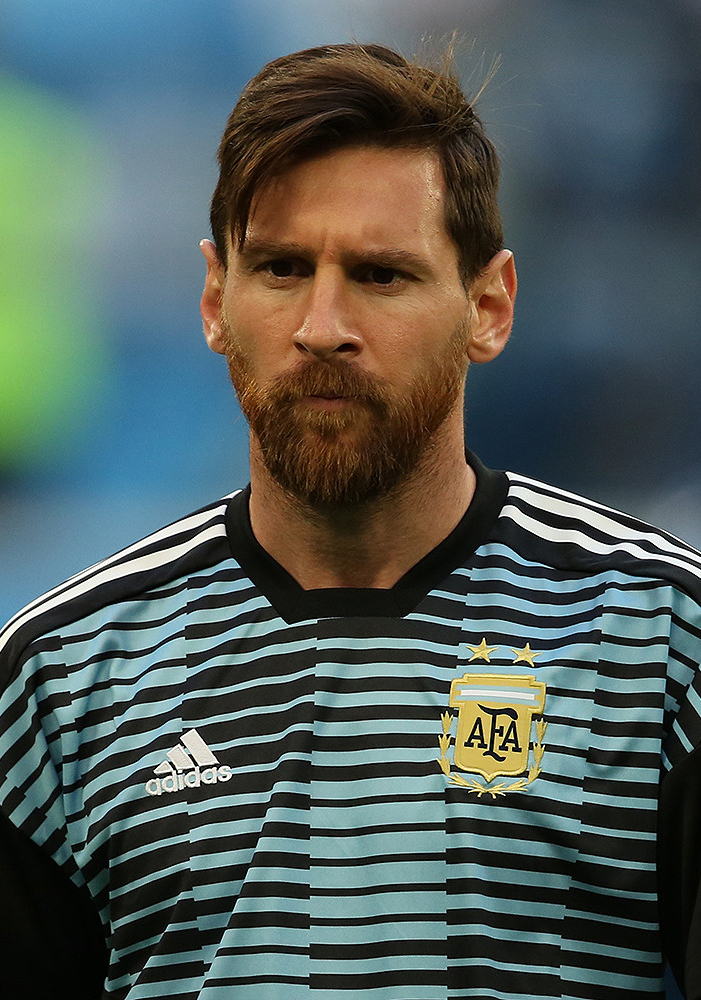
#> input picture Lionel_Messi.jpg, 701 x 1000 px; its folder holds only this picture in this run
$ python main.py
#> lines starting #> are read from the running program, lines starting #| are printed output that depends on the picture; after the words box and inside, x2 and y2 are one past the last pixel; in counts of white or black regions, pixels touching at a corner belong together
import cv2, glob

images = glob.glob("*.jpg")

detect = cv2.CascadeClassifier("haarcascade_frontalface_default.xml")

for image in images:
    img = cv2.imread(image)
#> img is the input picture: shape (1000, 701, 3); mean B, G, R 89.1, 92.7, 81.2
    grey_img = cv2.cvtColor(img, cv2.COLOR_BGR2GRAY)
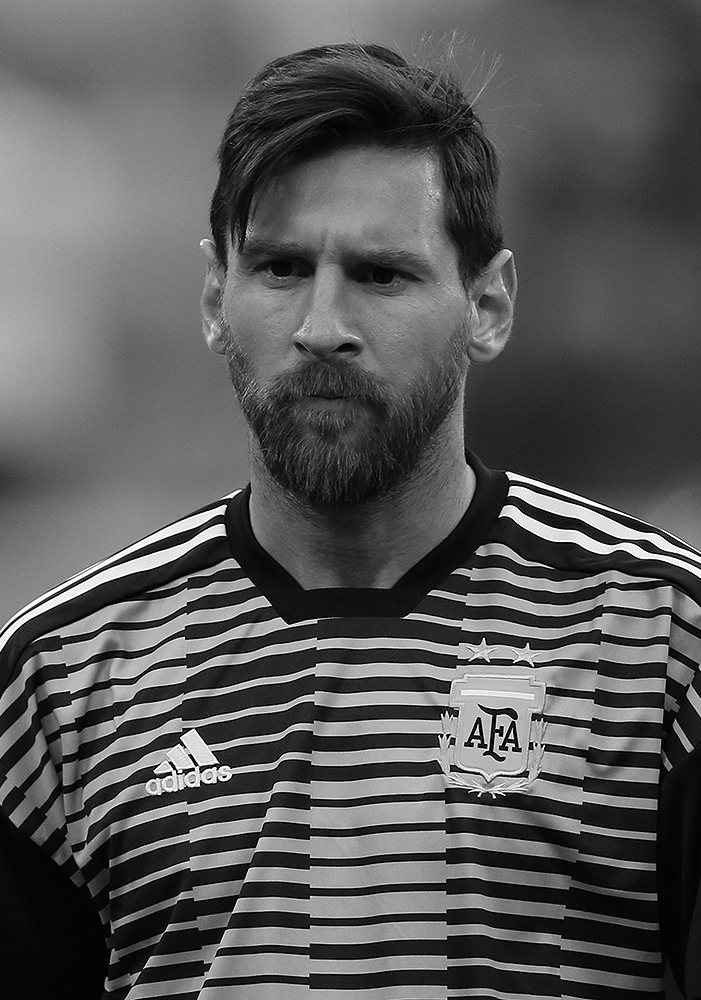
#> grey_img: shape (1000, 701); min 0, max 255, mean 88.8

    faces = detect.detectMultiScale(grey_img, 1.1, 3)
#> faces = [[457, 268, 108, 108], [186, 161, 292, 292]]

    for (x,y,w,h) in faces:
        cv2.rectangle(img,(x,y),(x+w,y+h),(255,255,0),2)
#> this loop made 2 passes
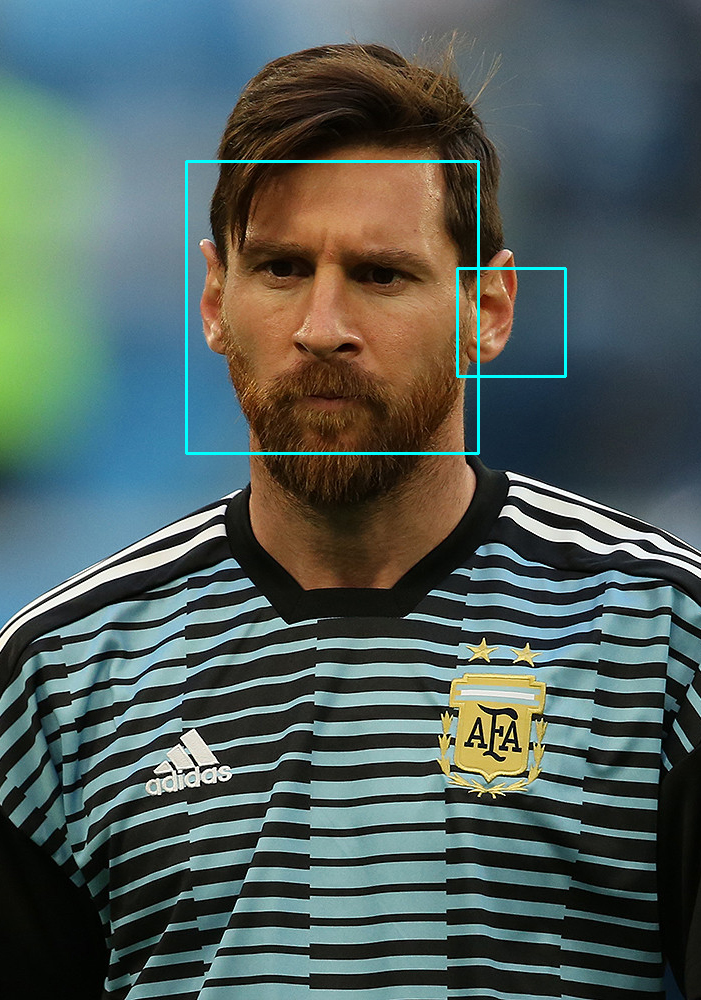
#> img: shape (1000, 701, 3); 0.68% of pixels changed, all inside (x1, y1, x2, y2) = (185, 160, 567, 455)

    cv2.imshow("Images", img)
    cv2.waitKey(2000)

    cv2.destroyAllWindows()

$ run again, on Sharukh Khan.jpg
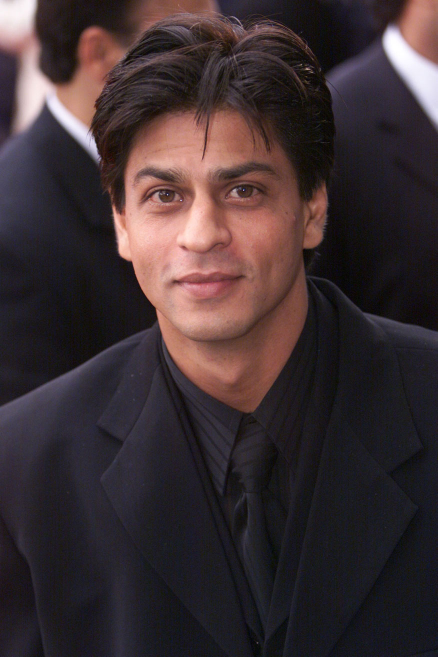
#> input picture Sharukh Khan.jpg, 875 x 1313 px (shown at 1/2 size)
#> img is the input picture: shape (1313, 875, 3); mean B, G, R 51.1, 48.3, 61.6
#> `grey_img = cv2.cvtColor(img, cv2.COLOR_BGR2GRAY)`:
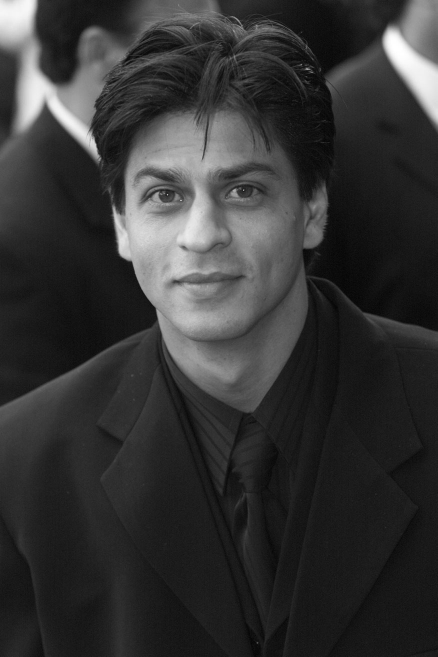
#> grey_img: shape (1313, 875) (shown at 1/2 size); min 1, max 255, mean 52.6
#> faces = [[193, 219, 438, 438]]
#> the loop `for (x,y,w,h) in faces:` made 1 pass
#> after the loop `for (x,y,w,h) in faces:`:
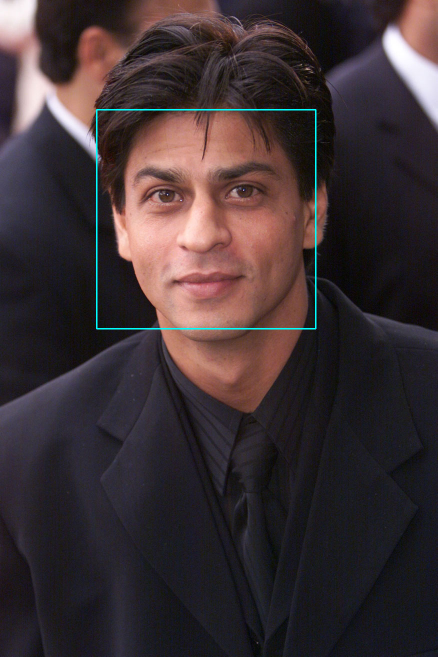
#> img: shape (1313, 875, 3) (shown at 1/2 size); 0.46% of pixels changed, all inside (x1, y1, x2, y2) = (192, 218, 633, 659)

$ run again, on beatles2.jpg
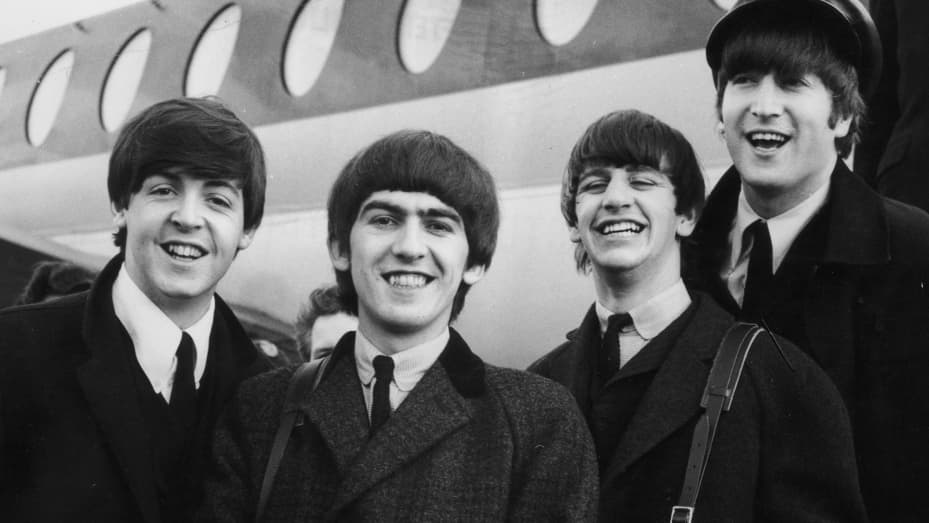
#> input picture beatles2.jpg, 929 x 523 px
#> img is the input picture: shape (523, 929, 3); min 0, max 245, mean 94.9
#> faces = [[559, 134, 123, 123], [338, 165, 145, 145], [688, 24, 153, 153], [113, 136, 151, 151]]
#> the loop `for (x,y,w,h) in faces:` made 4 passes
#> after the loop `for (x,y,w,h) in faces:`:
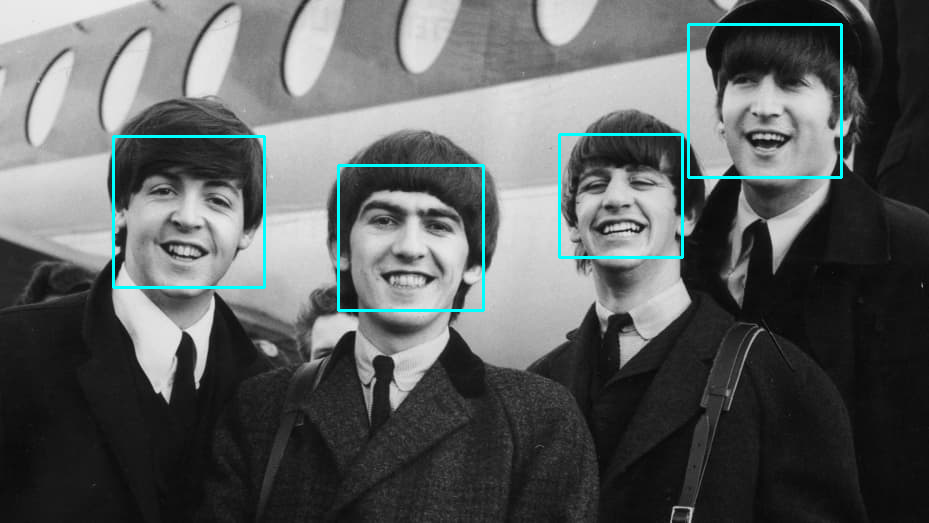
#> img: shape (523, 929, 3); 1.41% of pixels changed, all inside (x1, y1, x2, y2) = (112, 23, 843, 312)

$ run again, on elon.jpg
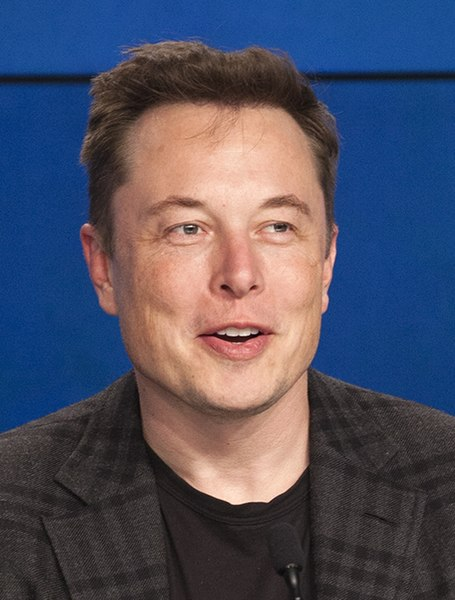
#> input picture elon.jpg, 455 x 600 px
#> img is the input picture: shape (600, 455, 3); mean B, G, R 98.6, 80.5, 79.8
#> `grey_img = cv2.cvtColor(img, cv2.COLOR_BGR2GRAY)`:
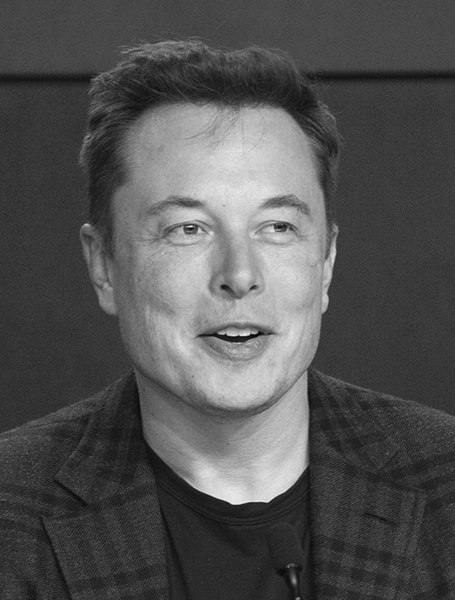
#> grey_img: shape (600, 455); min 4, max 251, mean 82.4
#> faces = [[99, 121, 272, 272]]
#> the loop `for (x,y,w,h) in faces:` made 1 pass
#> after the loop `for (x,y,w,h) in faces:`:
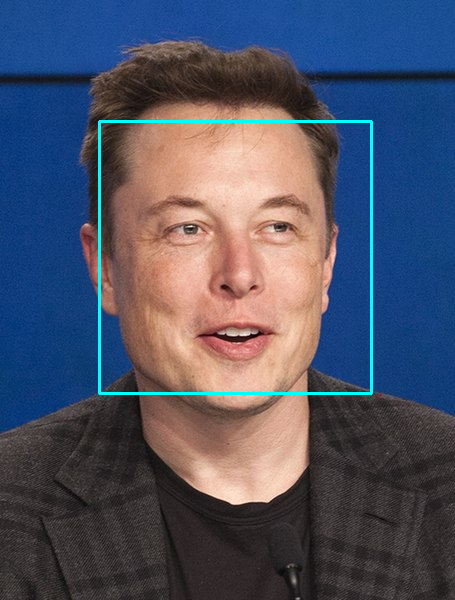
#> img: shape (600, 455, 3); 1.19% of pixels changed, all inside (x1, y1, x2, y2) = (98, 120, 373, 395)
